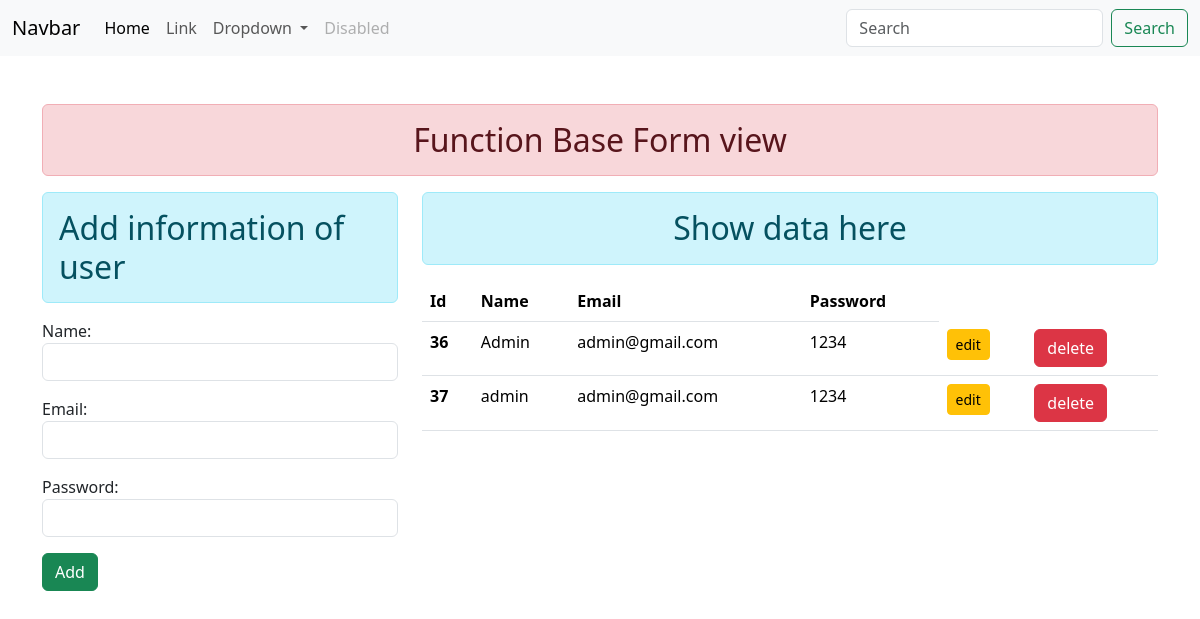
Before: /view/ with the older database file.
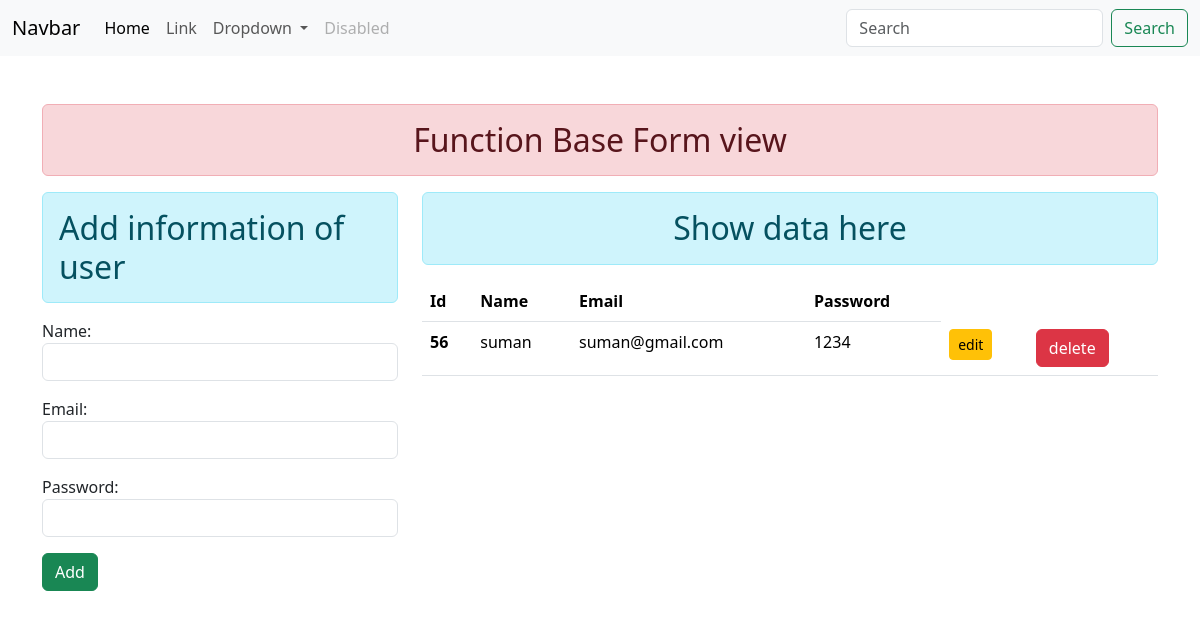
After: the same page with the newer database file.
### crudstart/models.py (models this page shows)
class User(models.Model):
    name=models.CharField(max_length=100)
    email=models.EmailField(max_length=30)
    password=models.CharField(max_length=50)

### crudstart/views.py (the view)
# urls.py: path('view/',addshow,name="addshow"),
def addshow(request):
     if request.method=='POST':
        fo=UserRegistration(request.POST)
        if fo.is_valid():
            hashed_password = make_password(fo.cleaned_data['password'])
            fo = User(name=fo.cleaned_data['name'],email=fo.cleaned_data['email'], password=hashed_password)
            fo.save()
            fo=UserRegistration()
     else:
        fo=UserRegistration()
     regr=User.objects.all()
     return render(request,'addandshow.html', {'fobj':fo,'regs':regr} )

### crudstart/form.py
class UserRegistration(forms.ModelForm):
    class Meta:
        model=User
        fields='__all__'
        widgets={
        'name': forms.TextInput( attrs= {'class':'form-control'}),
        'email': forms.TextInput(attrs= {'class':'form-control'}),
        'password': forms.PasswordInput(render_value=True,attrs= {'class':'form-control'}),
        }

### crudstart/templates/addandshow.html (shortened to what this page needs)
{%extends 'base.html'%}
{% block content %}
<div class="row">
    <div class="col-sm-4">
        <h2 class="text-align-center alert alert-info">Add information of user</h2>
        <form action="{%url 'addshow'%}" method="POST">
        {{fobj.as_p}}
        <input type="submit" class="btn btn-success" value="Add">
        </form>
    </div>
    <div class="col-sm-8">
        <h2 class="text-center alert alert-info">Show data here</h2>
        {%if regs %}
        <table class="table table-hover">
            <thead>
                <tr>
                    <th class="col">Id</th>
                    <th class="col">Name</th>
                    <th class="col">Email</th>
                    <th class="col">Password</th>
                </tr>
            </thead>
            <tbody>
                {%for reg in regs%}
                <tr>
                    <th scope="row">{{reg.id}}</th>
                    <td>{{reg.name}}</td>
                    <td>{{reg.email}}</td>
                    <td>{{reg.password}}</td>
                    <td><a href="{% url 'updatedata' reg.id %}" class="btn btn-warning btn-sm">edit</a></td>
                    <td>
                        <form action="{% url 'deletedata' reg.id %}" method="post" class="d-line">{%csrf_token%}
                          <input type="submit" name="submit" class="btn btn-danger" value="delete"/>
                        </form>
                    </td>
                </tr>
                {%endfor%}
            </tbody>
        </table>
        {% else %}
        <h3>no record available</h3>
        {% endif %}
    </div>
</div>
{%endblock content%}

### crudstart/templates/base.html (shortened to what this page needs)
<!DOCTYPE html>
{%load static%}
<html lang="en">
<head>
    <link rel="stylesheet" href="{% static 'enroll/css/bootstrap.css'%}">
</head>
<body>
    <nav class="navbar navbar-expand-lg bg-body-tertiary">
        <div class="container-fluid">
          <a class="navbar-brand" href="#">Navbar</a>
          <div class="collapse navbar-collapse" id="navbarSupportedContent">
            <ul class="navbar-nav me-auto mb-2 mb-lg-0">
              <li class="nav-item">
                <a class="nav-link active" aria-current="page" href="{% url 'addshow'  %}">Home</a>
              </li>
              <li class="nav-item">
                <a class="nav-link" href="#">Link</a>
              </li>
              <li class="nav-item dropdown">
                <a class="nav-link dropdown-toggle" href="#" role="button" data-bs-toggle="dropdown" aria-expanded="false">
                  Dropdown
                </a>
              </li>
              <li class="nav-item">
                <a class="nav-link disabled" aria-disabled="true">Disabled</a>
              </li>
            </ul>
            <form class="d-flex" role="search">
              <input class="form-control me-2" type="search" placeholder="Search" aria-label="Search">
              <button class="btn btn-outline-success" type="submit">Search</button>
            </form>
          </div>
        </div>
      </nav>
    <div class="container mt-5">
        <h2 class="text-center alert alert-danger">Function Base Form view</h2>
        {% block content %}
        {% endblock content %}
    </div>
</body>
</html>

Changed rows visible on the page:
removed User: id "36", name "Admin", email "admin@gmail.com", password "1234"
removed User: id "37", name "admin", email "admin@gmail.com", password "1234"
added User: id "56", name "suman", email "suman@gmail.com", password "1234"
